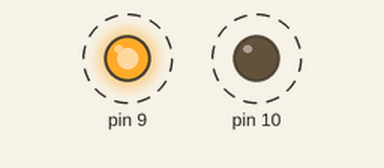
A sketch run on a simulated Arduino Uno, built with avr-gcc and run on an emulated ATmega328P. Shown: output pins drawn as LEDs (lit = HIGH). Dashed ring = blinking.

Above: at 0.2 s.
Timing chart, 0 to 3.0 s (numbered marks = the images above):
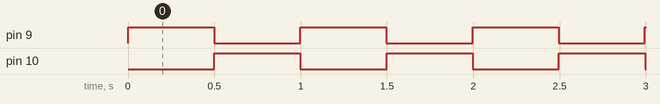

Measured:
- by itself, pin 9, pin 10: alternates HIGH for 0.50 s and LOW for 0.50 s
- by itself, everything shown: repeats every 1.0 s, in 4 steps

The sketch:

InterrupcaoDelay.ino
```cpp
/*

      Este programa tem a função de comparar o delay com a interrupção do timer2, mostrando que, enquanto o delay trava o programa, atrapalhando sua
   execução, a interrupção ocorre no meio da execução, interrompendo-a, mas não trava a mesma por um tempo considerável para aplicações não críticas.


   ***** TIMER 2 *****

   Ciclo de máquina = 1/16MHz = 62,5ns

   Overflow = (256 - TCNT2) * Prescaler * Ciclo de máquina
   Overflow = 156 * 1024 * 62,5ns
   Overflow = 9,98ms

   Logo, a interrupção do timer2 ocorrerá a cada 9,98ms ~= 10ms.

      Na simulação e na prática o circuito e o programa funcionaram como esperado.

*/

// Variáveis auxiliares
int cont = 0x00;

ISR(TIMER2_OVF_vect){     // Função de interrupção utilizando os registradore do ATMega328P

    TCNT2 = 100;          // Reinicia a contagem do timer2 em 100, para contagem de 156
    cont++;

    if(cont == 0x32){     // 0x32h = 50d * 9,98ms = 499ms é o tempo em que a saída d10 irá alternar

        cont = 0x00;

        digitalWrite(10, !digitalRead(10));
    }
}

void setup() {

    pinMode(10, OUTPUT);
    pinMode(9, OUTPUT);

    TCCR2A = 0x00;        // Configura a operação normal do timer2
    TCCR2B = 0x07;        // Configura os prescaler em 1:1024
    TCNT2 = 100;          // Inicia contagem do timer2 em 100, para contagem de 156
    TIMSK2 = 0x01;        // Habilita a interrupção por overflow do timer2
}

void loop() {

    digitalWrite(9, HIGH);
    delay(499);
    digitalWrite(9, LOW);
    delay(499);
}
```
